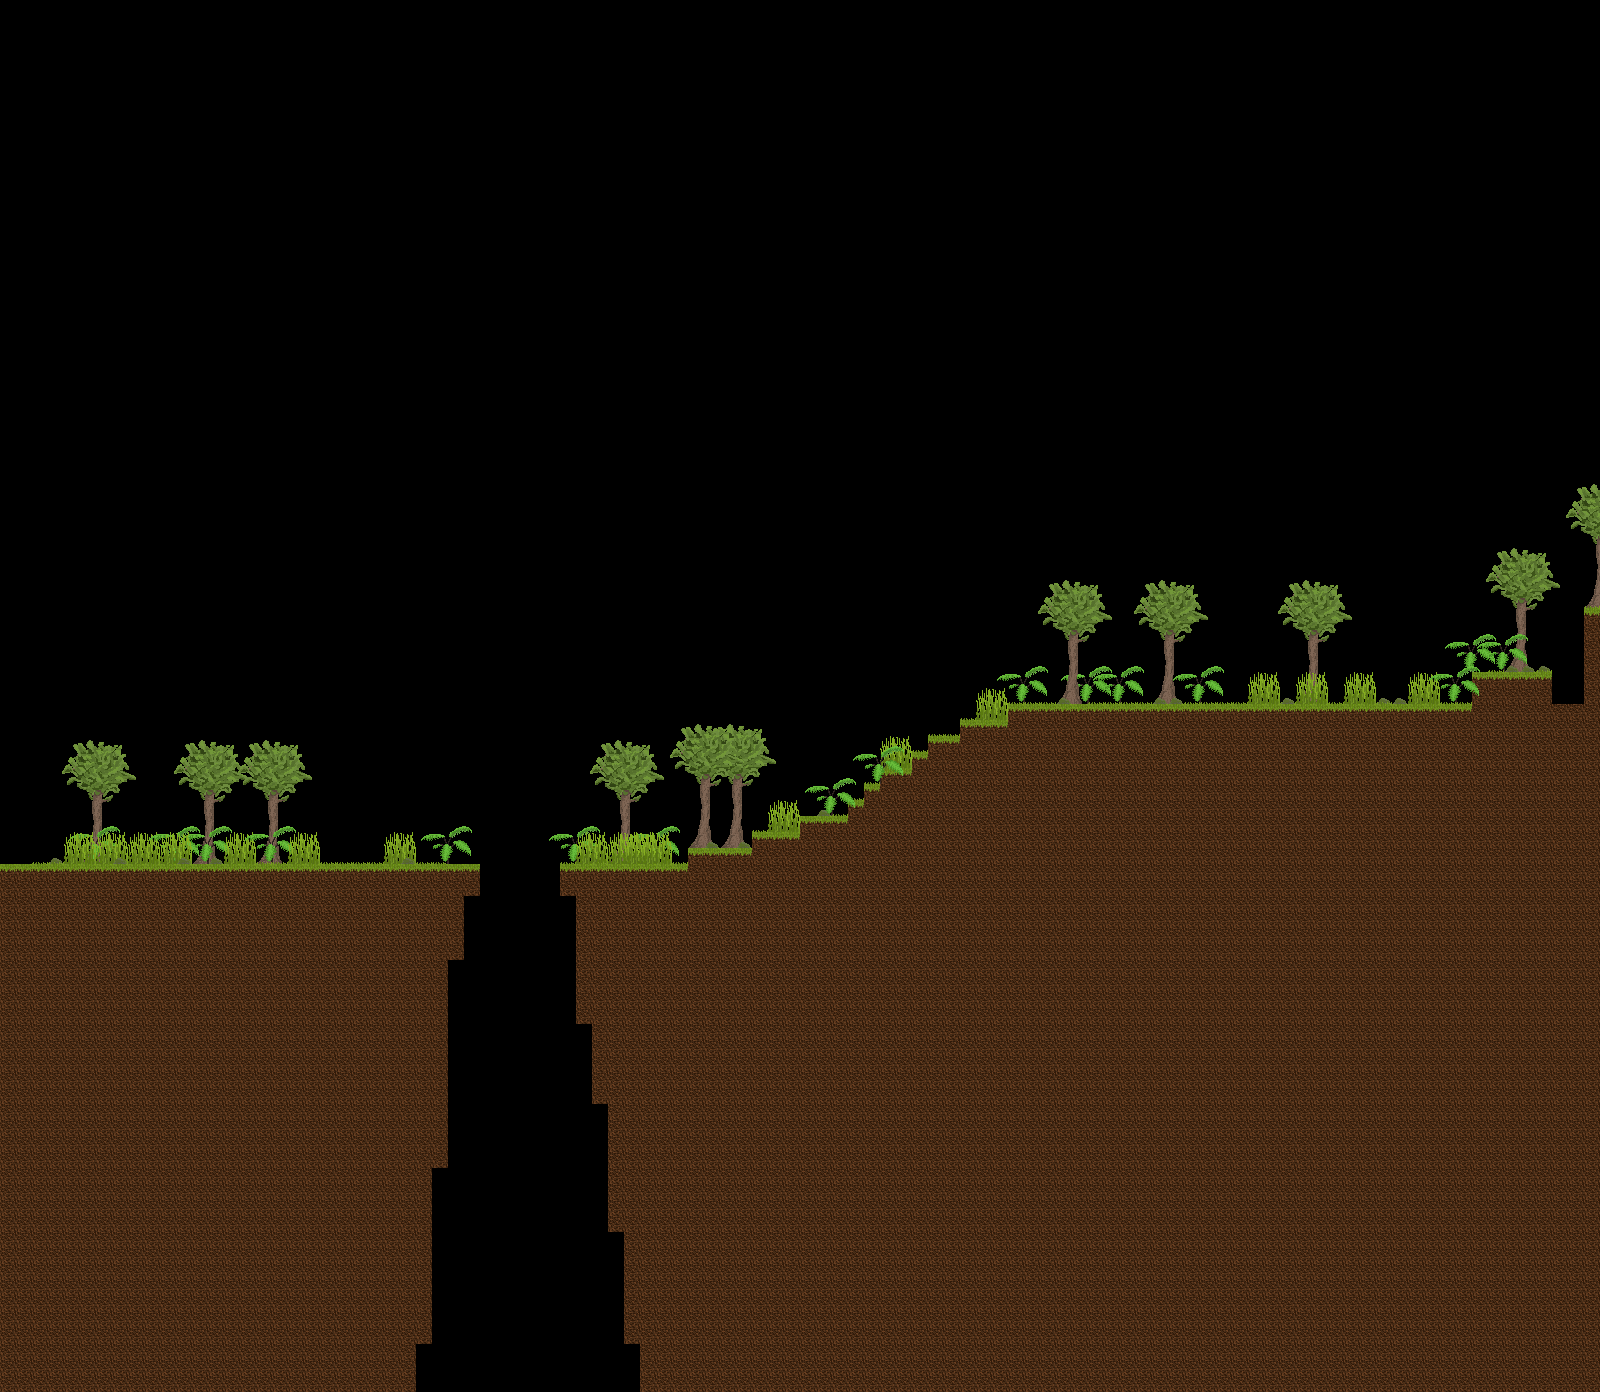

Tiled map render using the project's own tile images. Description and the map definition, with tile-layer contents summarised, below:
An orthogonal 100x87 tile map with 16x16 px tiles, 4 tile layers (Background Decorations, Walls, Foreground Decorations, Water).

<map version="1.2" tiledversion="1.2.4" orientation="orthogonal" renderorder="right-down" width="100" height="87" tilewidth="16" tileheight="16" infinite="0" nextlayerid="7" nextobjectid="1">
 <tileset firstgid="1" source="map_textures.tsx" />
 <layer id="4" name="Background Decorations" width="100" height="87">
  <data>[8700 cells, 35 non-empty, 4 distinct tile ids]</data>
 </layer>
 <layer id="1" name="Walls" width="100" height="87">
  <data>[8700 cells, 3451 non-empty, 2 distinct tile ids]</data>
 </layer>
 <layer id="3" name="Foreground Decorations" width="100" height="87">
  <data>[8700 cells, 76 non-empty, 5 distinct tile ids]</data>
 </layer>
 <layer id="6" name="Water" width="100" height="87">
  <data>[8700 cells, 0 non-empty, 0 distinct tile ids]</data>
 </layer>
</map>
